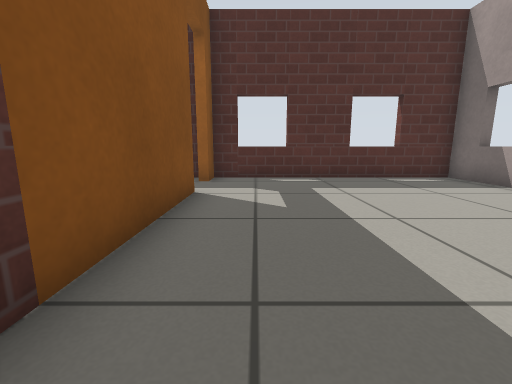
[1] (above)

17 first-person views from a walk through a Gazebo world. The camera is 0.5 m above the floor, tilts 10° down and sees 90° across. The floor is counted in squares, 0.5 m on a side. Each view is taken from the middle of a square. On the plan, view 1 faces up. The plan holds only what a view shows up to about 11 squares ahead; the rest is blank. Gazebo's built-in surfaces are drawn with simple patterns.

[2]
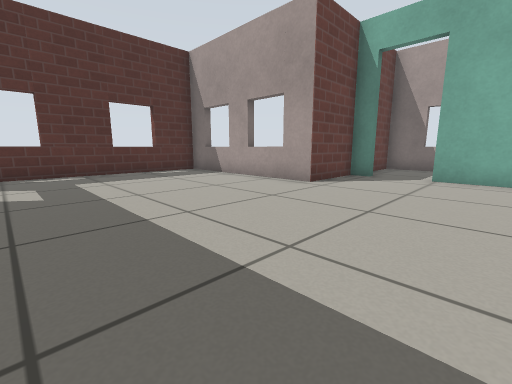

[3]
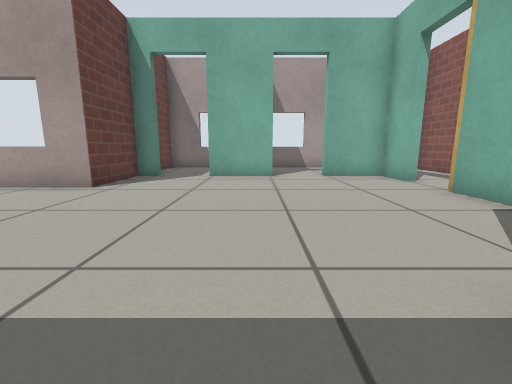

[4]
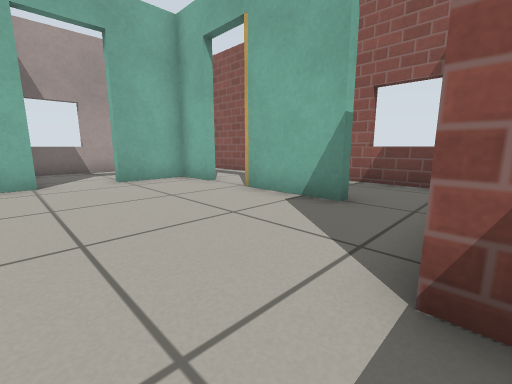

[5]
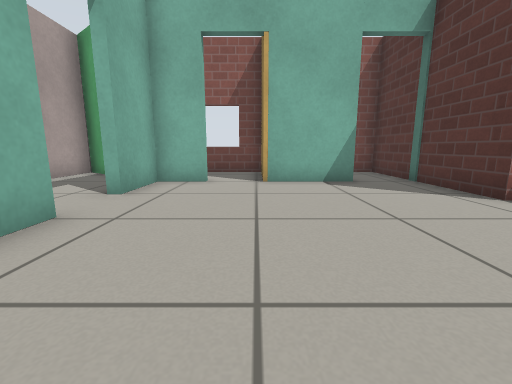

[6]
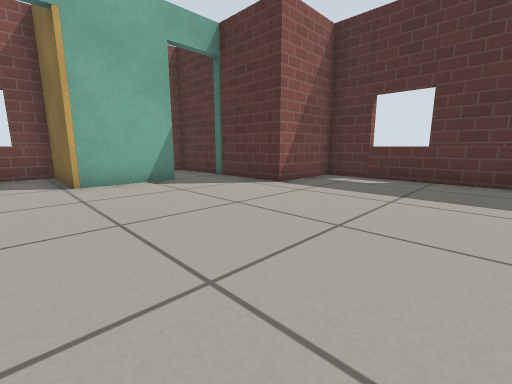

[7]
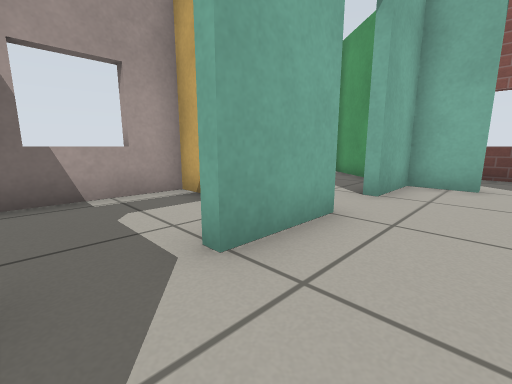

[8]
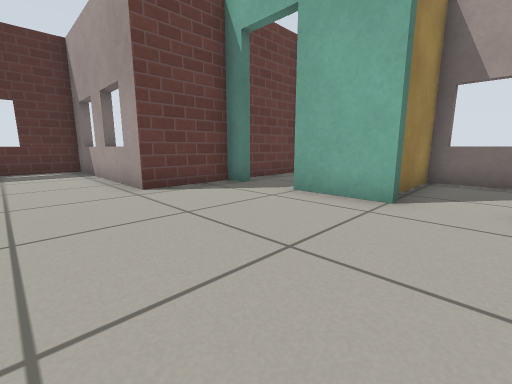

[9]
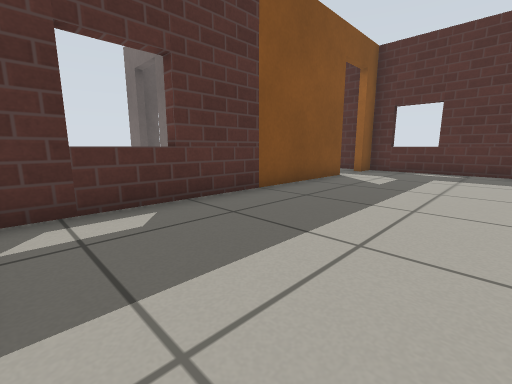

[10]
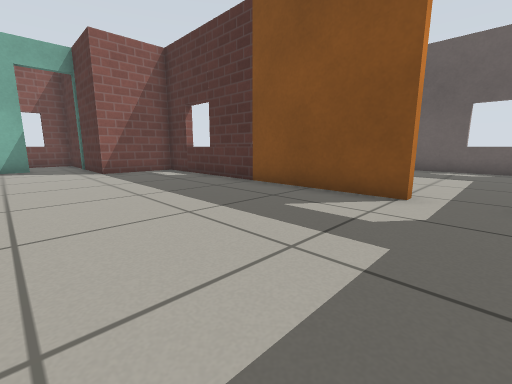

[11]
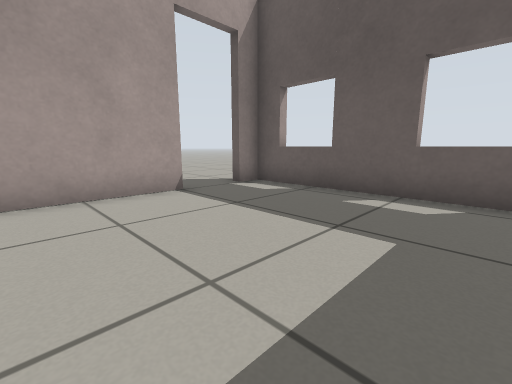

[12]
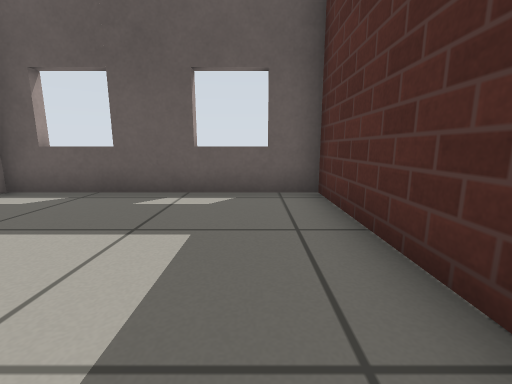

[13]
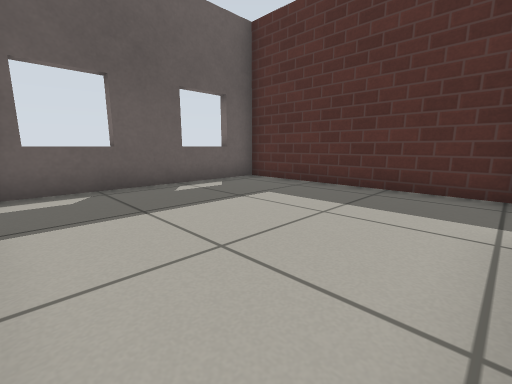

[14]
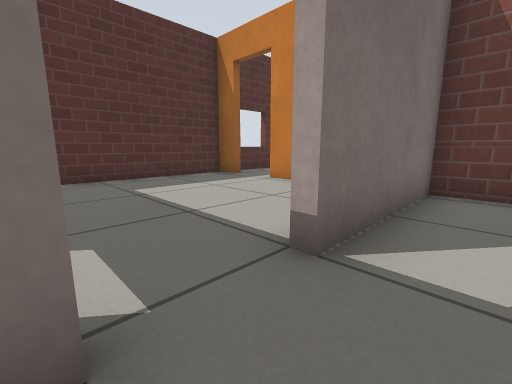

[15]
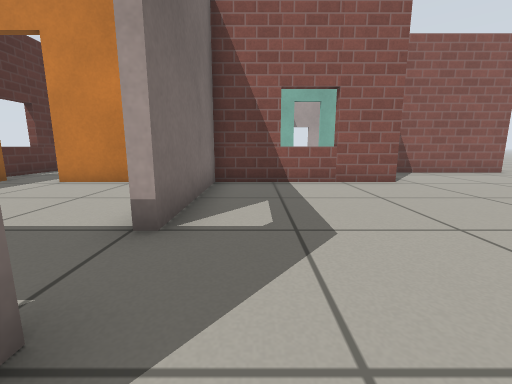

[16]
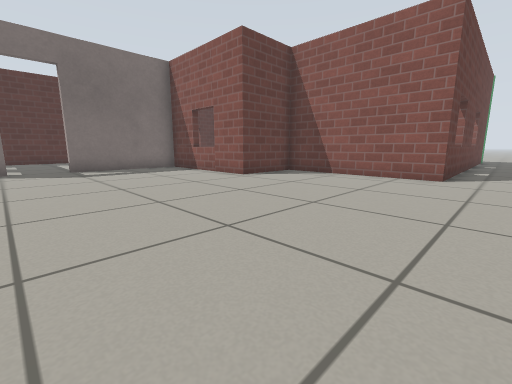

[17]
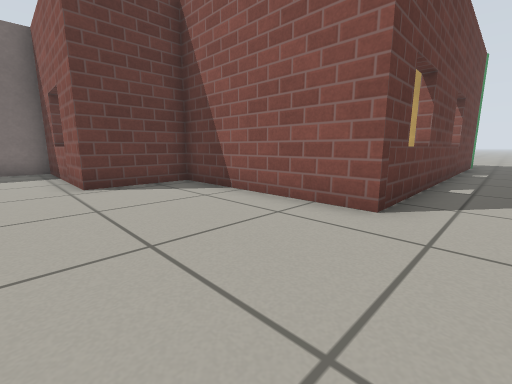

### Floor plan
Ten units are one square. View 1 is at (0, 0); x grows to the right and y downward. Boxes are objects, and circles mark ways between rooms. Rooms are numbered by the first view taken in them; rooms with no view inside come last. Other rooms are left out.
<svg viewBox="-94 -89 224 204">
<path fill="none" stroke="#000" d="M89 -21 63 -21 63 -84 -14 -84M89 26 89 4M68 -75 63 -75M-14 -58 -14 37 13 37 13 71M31 64 58 64M74 64 89 64 89 44M-61 -15 -29 -15M-17 -36 -17 -58M-17 -84 -86 -84 -86 -15 -78 -15M-78 -12 -89 -12M10 96 10 40 -17 40 -17 -12 -61 -12M125 54 125 23 100 23M104 75 125 92 125 70M116 20 125 20 125 -18M123 -21 98 -21M58 64 58 93 115 93M13 71 13 93 45 93M39 98 39 92"/>
<circle cx="-15" cy="-65" r="3" fill="#2a7"/>
<circle cx="90" cy="35" r="3" fill="#2a7"/>
<circle cx="90" cy="-5" r="3" fill="#2a7"/>
<circle cx="65" cy="65" r="3" fill="#2a7"/>
<circle cx="23" cy="67" r="3" fill="#2a7"/>
<circle cx="-65" cy="-10" r="3" fill="#2a7"/>
<text x="40" y="-10">1</text>
<text x="-50" y="-40">2</text>
<text x="-60" y="50">3</text>
<text x="110" y="50">4</text>
<text x="110" y="0">5</text>
<text x="80" y="90">6</text>
<text x="30" y="80">7</text>
</svg>
Room 1 opens to room 2. Room 1 opens to room 4. Room 1 opens to room 5. Room 1 opens to room 6. Room 1 opens to room 7. Room 2 opens to room 3.

Where each view was taken, in squares from view 1:
view 1: 0 up, 0 right, facing up
view 2: 2 down, 0 right, facing up-right
view 3: 2 down, 0 right, facing right
view 4: 2 down, 1 right, facing down-right
view 5: 1 up, 6 right, facing down
view 6: 1 up, 7 right, facing down-left
view 7: 1 up, 7 right, facing down-right
view 8: 4 down, 4 right, facing up-right
view 9: 3 down, 3 right, facing up-left
view 10: 7 up, 4 right, facing down-left
view 11: 7 up, 3 left, facing down-left
view 12: 7 up, 3 left, facing left
view 13: 2 up, 2 left, facing up-left
view 14: 0 up, 8 left, facing up-right
view 15: 0 up, 9 left, facing right
view 16: 11 down, 8 left, facing up-right
view 17: 11 down, 3 left, facing up-right
